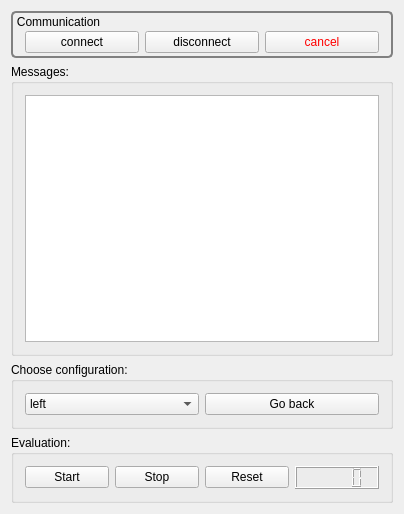
<?xml version="1.0" encoding="UTF-8"?>
<ui version="4.0">
 <class>Client_PaP</class>
 <widget class="QMainWindow" name="Client_PaP">
  <property name="geometry">
   <rect>
    <x>0</x>
    <y>0</y>
    <width>404</width>
    <height>514</height>
   </rect>
  </property>
  <property name="windowTitle">
   <string>Client_PaP</string>
  </property>
  <widget class="QWidget" name="centralWidget">
   <layout class="QVBoxLayout" name="verticalLayout_3">
    <item>
     <widget class="QGroupBox" name="groupBox">
      <property name="styleSheet">
       <string notr="true">QGroupBox { 
   border: 2px solid gray; 
   border-radius: 5px; 
}

QGroupBox::title { 
    background-color: transparent;
    subcontrol-position: top left; /* position at the top left*/ 
    padding-top: 4px;
    padding-left: 4px;
 } </string>
      </property>
      <property name="title">
       <string>Communication</string>
      </property>
      <layout class="QHBoxLayout" name="horizontalLayout">
       <property name="sizeConstraint">
        <enum>QLayout::SetDefaultConstraint</enum>
       </property>
       <property name="leftMargin">
        <number>12</number>
       </property>
       <property name="topMargin">
        <number>18</number>
       </property>
       <property name="rightMargin">
        <number>12</number>
       </property>
       <property name="bottomMargin">
        <number>3</number>
       </property>
       <item>
        <widget class="QPushButton" name="connect_pushButton">
         <property name="text">
          <string>connect</string>
         </property>
        </widget>
       </item>
       <item>
        <widget class="QPushButton" name="disconnect_pushButton">
         <property name="text">
          <string>disconnect</string>
         </property>
        </widget>
       </item>
       <item>
        <widget class="QPushButton" name="cancel_pushButton">
         <property name="styleSheet">
          <string notr="true">QPushButton {
 color: red;
}</string>
         </property>
         <property name="text">
          <string>cancel</string>
         </property>
        </widget>
       </item>
      </layout>
     </widget>
    </item>
    <item>
     <widget class="QGroupBox" name="groupBox_2">
      <property name="title">
       <string>Messages:</string>
      </property>
      <layout class="QVBoxLayout" name="verticalLayout">
       <item>
        <widget class="QListWidget" name="msgs_listWidget"/>
       </item>
      </layout>
     </widget>
    </item>
    <item>
     <widget class="QGroupBox" name="groupBox_3">
      <property name="title">
       <string>Choose configuration:</string>
      </property>
      <layout class="QGridLayout" name="gridLayout">
       <item row="0" column="0">
        <widget class="QComboBox" name="side_comboBox">
         <item>
          <property name="text">
           <string>left</string>
          </property>
         </item>
         <item>
          <property name="text">
           <string>right</string>
          </property>
         </item>
        </widget>
       </item>
       <item row="0" column="1">
        <widget class="QPushButton" name="goBack_pushButton">
         <property name="text">
          <string>Go back</string>
         </property>
        </widget>
       </item>
      </layout>
     </widget>
    </item>
    <item>
     <widget class="QGroupBox" name="groupBox_4">
      <property name="title">
       <string>Evaluation:</string>
      </property>
      <layout class="QGridLayout" name="gridLayout_2">
       <item row="0" column="0">
        <widget class="QPushButton" name="start_pushButton">
         <property name="text">
          <string>Start</string>
         </property>
        </widget>
       </item>
       <item row="0" column="1">
        <widget class="QPushButton" name="stop_pushButton">
         <property name="text">
          <string>Stop</string>
         </property>
        </widget>
       </item>
       <item row="0" column="2">
        <widget class="QPushButton" name="reset_pushButton">
         <property name="text">
          <string>Reset</string>
         </property>
        </widget>
       </item>
       <item row="0" column="3">
        <widget class="QLCDNumber" name="time_lcdNumber"/>
       </item>
      </layout>
     </widget>
    </item>
   </layout>
  </widget>
 </widget>
 <layoutdefault spacing="6" margin="11"/>
 <resources/>
 <connections/>
</ui>
